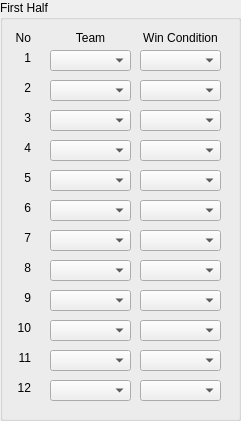
     <widget class="QGroupBox" name="first_half">
      <property name="geometry">
       <rect>
        <x>0</x>
        <y>0</y>
        <width>241</width>
        <height>421</height>
       </rect>
      </property>
      <property name="title">
       <string>First Half</string>
      </property>
      <widget class="QLabel" name="no_1">
       <property name="geometry">
        <rect>
         <x>10</x>
         <y>50</y>
         <width>21</width>
         <height>16</height>
        </rect>
       </property>
       <property name="text">
        <string>1</string>
       </property>
       <property name="alignment">
        <set>Qt::AlignRight|Qt::AlignTrailing|Qt::AlignVCenter</set>
       </property>
      </widget>
      <widget class="QLabel" name="no_label">
       <property name="geometry">
        <rect>
         <x>10</x>
         <y>30</y>
         <width>21</width>
         <height>16</height>
        </rect>
       </property>
       <property name="text">
        <string>No</string>
       </property>
       <property name="alignment">
        <set>Qt::AlignRight|Qt::AlignTrailing|Qt::AlignVCenter</set>
       </property>
      </widget>
      <widget class="QLabel" name="team_win_label">
       <property name="geometry">
        <rect>
         <x>50</x>
         <y>30</y>
         <width>81</width>
         <height>16</height>
        </rect>
       </property>
       <property name="text">
        <string>Team</string>
       </property>
       <property name="alignment">
        <set>Qt::AlignCenter</set>
       </property>
      </widget>
      <widget class="QLabel" name="win_con_label">
       <property name="geometry">
        <rect>
         <x>140</x>
         <y>30</y>
         <width>81</width>
         <height>16</height>
        </rect>
       </property>
       <property name="text">
        <string>Win Condition</string>
       </property>
       <property name="alignment">
        <set>Qt::AlignCenter</set>
       </property>
      </widget>
      <widget class="QComboBox" name="team_win_1">
       <property name="geometry">
        <rect>
         <x>50</x>
         <y>50</y>
         <width>81</width>
         <height>21</height>
        </rect>
       </property>
      </widget>
      <widget class="QComboBox" name="win_con_1">
       <property name="geometry">
        <rect>
         <x>140</x>
         <y>50</y>
         <width>81</width>
         <height>21</height>
        </rect>
       </property>
      </widget>
      <widget class="QComboBox" name="win_con_2">
       <property name="geometry">
        <rect>
         <x>140</x>
         <y>80</y>
         <width>81</width>
         <height>21</height>
        </rect>
       </property>
      </widget>
      <widget class="QComboBox" name="team_win_2">
       <property name="geometry">
        <rect>
         <x>50</x>
         <y>80</y>
         <width>81</width>
         <height>21</height>
        </rect>
       </property>
      </widget>
      <widget class="QLabel" name="no_2">
       <property name="geometry">
        <rect>
         <x>10</x>
         <y>80</y>
         <width>21</width>
         <height>16</height>
        </rect>
       </property>
       <property name="text">
        <string>2</string>
       </property>
       <property name="alignment">
        <set>Qt::AlignRight|Qt::AlignTrailing|Qt::AlignVCenter</set>
       </property>
      </widget>
      <widget class="QComboBox" name="win_con_3">
       <property name="geometry">
        <rect>
         <x>140</x>
         <y>110</y>
         <width>81</width>
         <height>21</height>
        </rect>
       </property>
      </widget>
      <widget class="QLabel" name="no_3">
       <property name="geometry">
        <rect>
         <x>10</x>
         <y>110</y>
         <width>21</width>
         <height>16</height>
        </rect>
       </property>
       <property name="text">
        <string>3</string>
       </property>
       <property name="alignment">
        <set>Qt::AlignRight|Qt::AlignTrailing|Qt::AlignVCenter</set>
       </property>
      </widget>
      <widget class="QComboBox" name="team_win_3">
       <property name="geometry">
        <rect>
         <x>50</x>
         <y>110</y>
         <width>81</width>
         <height>21</height>
        </rect>
       </property>
      </widget>
      <widget class="QComboBox" name="win_con_4">
       <property name="geometry">
        <rect>
         <x>140</x>
         <y>140</y>
         <width>81</width>
         <height>21</height>
        </rect>
       </property>
      </widget>
      <widget class="QLabel" name="no_4">
       <property name="geometry">
        <rect>
         <x>10</x>
         <y>140</y>
         <width>21</width>
         <height>16</height>
        </rect>
       </property>
       <property name="text">
        <string>4</string>
       </property>
       <property name="alignment">
        <set>Qt::AlignRight|Qt::AlignTrailing|Qt::AlignVCenter</set>
       </property>
      </widget>
      <widget class="QComboBox" name="team_win_4">
       <property name="geometry">
        <rect>
         <x>50</x>
         <y>140</y>
         <width>81</width>
         <height>21</height>
        </rect>
       </property>
      </widget>
      <widget class="QComboBox" name="win_con_5">
       <property name="geometry">
        <rect>
         <x>140</x>
         <y>170</y>
         <width>81</width>
         <height>21</height>
        </rect>
       </property>
      </widget>
      <widget class="QLabel" name="no_5">
       <property name="geometry">
        <rect>
         <x>10</x>
         <y>170</y>
         <width>21</width>
         <height>16</height>
        </rect>
       </property>
       <property name="text">
        <string>5</string>
       </property>
       <property name="alignment">
        <set>Qt::AlignRight|Qt::AlignTrailing|Qt::AlignVCenter</set>
       </property>
      </widget>
      <widget class="QComboBox" name="team_win_5">
       <property name="geometry">
        <rect>
         <x>50</x>
         <y>170</y>
         <width>81</width>
         <height>21</height>
        </rect>
       </property>
      </widget>
      <widget class="QComboBox" name="win_con_6">
       <property name="geometry">
        <rect>
         <x>140</x>
         <y>200</y>
         <width>81</width>
         <height>21</height>
        </rect>
       </property>
      </widget>
      <widget class="QLabel" name="no_6">
       <property name="geometry">
        <rect>
         <x>10</x>
         <y>200</y>
         <width>21</width>
         <height>16</height>
        </rect>
       </property>
       <property name="text">
        <string>6</string>
       </property>
       <property name="alignment">
        <set>Qt::AlignRight|Qt::AlignTrailing|Qt::AlignVCenter</set>
       </property>
      </widget>
      <widget class="QComboBox" name="team_win_6">
       <property name="geometry">
        <rect>
         <x>50</x>
         <y>200</y>
         <width>81</width>
         <height>21</height>
        </rect>
       </property>
      </widget>
      <widget class="QLabel" name="no_7">
       <property name="geometry">
        <rect>
         <x>10</x>
         <y>230</y>
         <width>21</width>
         <height>16</height>
        </rect>
       </property>
       <property name="text">
        <string>7</string>
       </property>
       <property name="alignment">
        <set>Qt::AlignRight|Qt::AlignTrailing|Qt::AlignVCenter</set>
       </property>
      </widget>
      <widget class="QComboBox" name="team_win_7">
       <property name="geometry">
        <rect>
         <x>50</x>
         <y>230</y>
         <width>81</width>
         <height>21</height>
        </rect>
       </property>
      </widget>
      <widget class="QComboBox" name="win_con_7">
       <property name="geometry">
        <rect>
         <x>140</x>
         <y>230</y>
         <width>81</width>
         <height>21</height>
        </rect>
       </property>
      </widget>
      <widget class="QLabel" name="no_8">
       <property name="geometry">
        <rect>
         <x>10</x>
         <y>260</y>
         <width>21</width>
         <height>16</height>
        </rect>
       </property>
       <property name="text">
        <string>8</string>
       </property>
       <property name="alignment">
        <set>Qt::AlignRight|Qt::AlignTrailing|Qt::AlignVCenter</set>
       </property>
      </widget>
      <widget class="QComboBox" name="team_win_8">
       <property name="geometry">
        <rect>
         <x>50</x>
         <y>260</y>
         <width>81</width>
         <height>21</height>
        </rect>
       </property>
      </widget>
      <widget class="QComboBox" name="win_con_8">
       <property name="geometry">
        <rect>
         <x>140</x>
         <y>260</y>
         <width>81</width>
         <height>21</height>
        </rect>
       </property>
      </widget>
      <widget class="QLabel" name="no_9">
       <property name="geometry">
        <rect>
         <x>10</x>
         <y>290</y>
         <width>21</width>
         <height>16</height>
        </rect>
       </property>
       <property name="text">
        <string>9</string>
       </property>
       <property name="alignment">
        <set>Qt::AlignRight|Qt::AlignTrailing|Qt::AlignVCenter</set>
       </property>
      </widget>
      <widget class="QComboBox" name="team_win_9">
       <property name="geometry">
        <rect>
         <x>50</x>
         <y>290</y>
         <width>81</width>
         <height>21</height>
        </rect>
       </property>
      </widget>
      <widget class="QComboBox" name="win_con_9">
       <property name="geometry">
        <rect>
         <x>140</x>
         <y>290</y>
         <width>81</width>
         <height>21</height>
        </rect>
       </property>
      </widget>
      <widget class="QLabel" name="no_10">
       <property name="geometry">
        <rect>
         <x>10</x>
         <y>320</y>
         <width>21</width>
         <height>16</height>
        </rect>
       </property>
       <property name="text">
        <string>10</string>
       </property>
       <property name="alignment">
        <set>Qt::AlignRight|Qt::AlignTrailing|Qt::AlignVCenter</set>
       </property>
      </widget>
      <widget class="QComboBox" name="team_win_10">
       <property name="geometry">
        <rect>
         <x>50</x>
         <y>320</y>
         <width>81</width>
         <height>21</height>
        </rect>
       </property>
      </widget>
      <widget class="QComboBox" name="win_con_10">
       <property name="geometry">
        <rect>
         <x>140</x>
         <y>320</y>
         <width>81</width>
         <height>21</height>
        </rect>
       </property>
      </widget>
      <widget class="QLabel" name="no_11">
       <property name="geometry">
        <rect>
         <x>10</x>
         <y>350</y>
         <width>21</width>
         <height>16</height>
        </rect>
       </property>
       <property name="text">
        <string>11</string>
       </property>
       <property name="alignment">
        <set>Qt::AlignRight|Qt::AlignTrailing|Qt::AlignVCenter</set>
       </property>
      </widget>
      <widget class="QComboBox" name="team_win_11">
       <property name="geometry">
        <rect>
         <x>50</x>
         <y>350</y>
         <width>81</width>
         <height>21</height>
        </rect>
       </property>
      </widget>
      <widget class="QComboBox" name="win_con_11">
       <property name="geometry">
        <rect>
         <x>140</x>
         <y>350</y>
         <width>81</width>
         <height>21</height>
        </rect>
       </property>
      </widget>
      <widget class="QLabel" name="no_12">
       <property name="geometry">
        <rect>
         <x>10</x>
         <y>380</y>
         <width>21</width>
         <height>16</height>
        </rect>
       </property>
       <property name="text">
        <string>12</string>
       </property>
       <property name="alignment">
        <set>Qt::AlignRight|Qt::AlignTrailing|Qt::AlignVCenter</set>
       </property>
      </widget>
      <widget class="QComboBox" name="team_win_12">
       <property name="geometry">
        <rect>
         <x>50</x>
         <y>380</y>
         <width>81</width>
         <height>21</height>
        </rect>
       </property>
      </widget>
      <widget class="QComboBox" name="win_con_12">
       <property name="geometry">
        <rect>
         <x>140</x>
         <y>380</y>
         <width>81</width>
         <height>21</height>
        </rect>
       </property>
      </widget>
     </widget>
